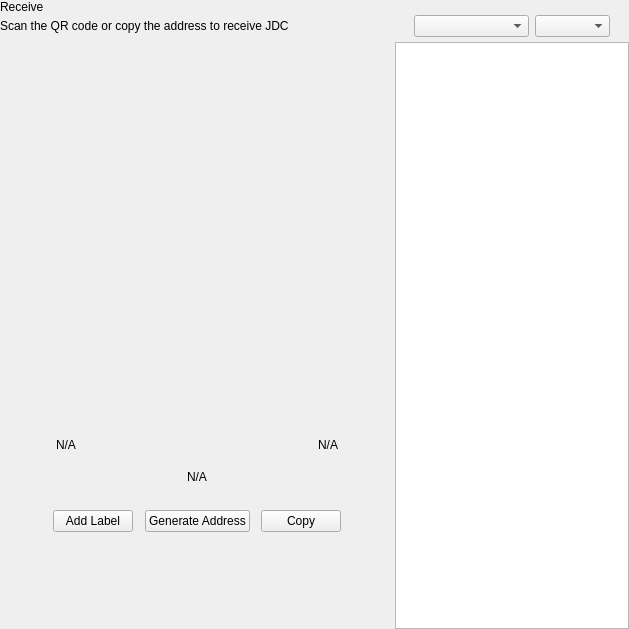
<?xml version="1.0" encoding="UTF-8"?>
<ui version="4.0">
 <class>ReceiveWidget</class>
 <widget class="QWidget" name="ReceiveWidget">
  <property name="geometry">
   <rect>
    <x>0</x>
    <y>0</y>
    <width>629</width>
    <height>629</height>
   </rect>
  </property>
  <property name="minimumSize">
   <size>
    <width>0</width>
    <height>0</height>
   </size>
  </property>
  <property name="windowTitle">
   <string>Form</string>
  </property>
  <layout class="QHBoxLayout" name="horizontalLayout_2" stretch="2,1">
   <property name="spacing">
    <number>0</number>
   </property>
   <property name="leftMargin">
    <number>0</number>
   </property>
   <property name="topMargin">
    <number>0</number>
   </property>
   <property name="rightMargin">
    <number>0</number>
   </property>
   <property name="bottomMargin">
    <number>0</number>
   </property>
   <item>
    <widget class="QWidget" name="left" native="true">
     <layout class="QVBoxLayout" name="verticalLayout_3">
      <property name="leftMargin">
       <number>0</number>
      </property>
      <property name="topMargin">
       <number>0</number>
      </property>
      <property name="rightMargin">
       <number>0</number>
      </property>
      <property name="bottomMargin">
       <number>0</number>
      </property>
      <item>
       <layout class="QVBoxLayout" name="verticalLayout_2">
        <property name="spacing">
         <number>0</number>
        </property>
        <property name="leftMargin">
         <number>0</number>
        </property>
        <item>
         <layout class="QHBoxLayout" name="horizontalLayout_3">
          <property name="spacing">
           <number>0</number>
          </property>
          <item>
           <layout class="QVBoxLayout" name="verticalLayout_4">
            <property name="spacing">
             <number>5</number>
            </property>
            <item>
             <widget class="QLabel" name="labelTitle">
              <property name="text">
               <string>Receive</string>
              </property>
             </widget>
            </item>
            <item alignment="Qt::AlignTop">
             <widget class="QLabel" name="labelSubtitle1">
              <property name="text">
               <string>Scan the QR code or copy the address to receive JDC</string>
              </property>
             </widget>
            </item>
           </layout>
          </item>
          <item>
           <spacer name="horizontalSpacer">
            <property name="orientation">
             <enum>Qt::Horizontal</enum>
            </property>
            <property name="sizeHint" stdset="0">
             <size>
              <width>40</width>
              <height>20</height>
             </size>
            </property>
           </spacer>
          </item>
         </layout>
        </item>
        <item>
         <spacer name="verticalSpacer_2">
          <property name="orientation">
           <enum>Qt::Vertical</enum>
          </property>
          <property name="sizeType">
           <enum>QSizePolicy::Expanding</enum>
          </property>
          <property name="sizeHint" stdset="0">
           <size>
            <width>20</width>
            <height>50</height>
           </size>
          </property>
         </spacer>
        </item>
        <item alignment="Qt::AlignHCenter">
         <widget class="QWidget" name="layoutQR" native="true">
          <property name="maximumSize">
           <size>
            <width>510</width>
            <height>16777215</height>
           </size>
          </property>
          <layout class="QVBoxLayout" name="verticalLayoutQr">
           <item>
            <spacer name="verticalSpacer11">
             <property name="orientation">
              <enum>Qt::Vertical</enum>
             </property>
             <property name="sizeType">
              <enum>QSizePolicy::Fixed</enum>
             </property>
             <property name="sizeHint" stdset="0">
              <size>
               <width>20</width>
               <height>20</height>
              </size>
             </property>
            </spacer>
           </item>
           <item alignment="Qt::AlignHCenter">
            <widget class="QLabel" name="labelQrImg">
             <property name="minimumSize">
              <size>
               <width>260</width>
               <height>260</height>
              </size>
             </property>
             <property name="maximumSize">
              <size>
               <width>260</width>
               <height>260</height>
              </size>
             </property>
             <property name="text">
              <string/>
             </property>
             <property name="alignment">
              <set>Qt::AlignCenter</set>
             </property>
            </widget>
           </item>
           <item>
            <spacer name="verticalSpacer_21">
             <property name="orientation">
              <enum>Qt::Vertical</enum>
             </property>
             <property name="sizeType">
              <enum>QSizePolicy::Fixed</enum>
             </property>
             <property name="sizeHint" stdset="0">
              <size>
               <width>20</width>
               <height>30</height>
              </size>
             </property>
            </spacer>
           </item>
           <item>
            <widget class="QWidget" name="widget" native="true">
             <property name="minimumSize">
              <size>
               <width>0</width>
               <height>0</height>
              </size>
             </property>
             <layout class="QHBoxLayout" name="horizontalLayout_5">
              <item>
               <widget class="QLabel" name="labelLabel">
                <property name="text">
                 <string notr="true">N/A</string>
                </property>
               </widget>
              </item>
              <item>
               <spacer name="horizontalSpacer_2">
                <property name="orientation">
                 <enum>Qt::Horizontal</enum>
                </property>
                <property name="sizeHint" stdset="0">
                 <size>
                  <width>141</width>
                  <height>20</height>
                 </size>
                </property>
               </spacer>
              </item>
              <item>
               <widget class="QLabel" name="labelDate">
                <property name="text">
                 <string notr="true">N/A</string>
                </property>
                <property name="alignment">
                 <set>Qt::AlignRight|Qt::AlignTrailing|Qt::AlignVCenter</set>
                </property>
               </widget>
              </item>
             </layout>
            </widget>
           </item>
           <item>
            <widget class="QLabel" name="labelAddress">
             <property name="sizePolicy">
              <sizepolicy hsizetype="Expanding" vsizetype="Preferred">
               <horstretch>0</horstretch>
               <verstretch>0</verstretch>
              </sizepolicy>
             </property>
             <property name="minimumSize">
              <size>
               <width>300</width>
               <height>0</height>
              </size>
             </property>
             <property name="text">
              <string notr="true">N/A</string>
             </property>
             <property name="alignment">
              <set>Qt::AlignCenter</set>
             </property>
            </widget>
           </item>
           <item>
            <spacer name="verticalSpacer_4">
             <property name="orientation">
              <enum>Qt::Vertical</enum>
             </property>
             <property name="sizeType">
              <enum>QSizePolicy::Fixed</enum>
             </property>
             <property name="sizeHint" stdset="0">
              <size>
               <width>20</width>
               <height>20</height>
              </size>
             </property>
            </spacer>
           </item>
           <item>
            <layout class="QHBoxLayout" name="horizontalLayout_4">
             <item alignment="Qt::AlignHCenter">
              <widget class="QPushButton" name="pushButtonLabel">
               <property name="focusPolicy">
                <enum>Qt::NoFocus</enum>
               </property>
               <property name="text">
                <string>Add Label</string>
               </property>
              </widget>
             </item>
             <item alignment="Qt::AlignHCenter">
              <widget class="QPushButton" name="pushButtonNewAddress">
               <property name="focusPolicy">
                <enum>Qt::NoFocus</enum>
               </property>
               <property name="text">
                <string>Generate Address</string>
               </property>
              </widget>
             </item>
             <item alignment="Qt::AlignHCenter">
              <widget class="QPushButton" name="pushButtonCopy">
               <property name="focusPolicy">
                <enum>Qt::NoFocus</enum>
               </property>
               <property name="text">
                <string>Copy</string>
               </property>
              </widget>
             </item>
            </layout>
           </item>
           <item>
            <spacer name="verticalSpacer_3">
             <property name="orientation">
              <enum>Qt::Vertical</enum>
             </property>
             <property name="sizeType">
              <enum>QSizePolicy::Expanding</enum>
             </property>
             <property name="sizeHint" stdset="0">
              <size>
               <width>20</width>
               <height>20</height>
              </size>
             </property>
            </spacer>
           </item>
          </layout>
         </widget>
        </item>
        <item>
         <spacer name="verticalSpacer">
          <property name="orientation">
           <enum>Qt::Vertical</enum>
          </property>
          <property name="sizeHint" stdset="0">
           <size>
            <width>20</width>
            <height>40</height>
           </size>
          </property>
         </spacer>
        </item>
       </layout>
      </item>
     </layout>
    </widget>
   </item>
   <item>
    <widget class="QWidget" name="right" native="true">
     <layout class="QVBoxLayout" name="verticalLayout_5">
      <property name="spacing">
       <number>0</number>
      </property>
      <property name="leftMargin">
       <number>1</number>
      </property>
      <property name="topMargin">
       <number>0</number>
      </property>
      <property name="rightMargin">
       <number>0</number>
      </property>
      <property name="bottomMargin">
       <number>0</number>
      </property>
      <item>
       <layout class="QVBoxLayout" name="container_right">
        <property name="spacing">
         <number>0</number>
        </property>
        <property name="leftMargin">
         <number>0</number>
        </property>
        <property name="rightMargin">
         <number>0</number>
        </property>
        <item>
         <layout class="QVBoxLayout" name="verticalLayout">
          <property name="spacing">
           <number>6</number>
          </property>
          <property name="leftMargin">
           <number>19</number>
          </property>
          <property name="rightMargin">
           <number>19</number>
          </property>
          <item>
           <widget class="OptionButton" name="btnRequest" native="true"/>
          </item>
          <item>
           <widget class="OptionButton" name="btnMyAddresses" native="true">
            <property name="sizePolicy">
             <sizepolicy hsizetype="Preferred" vsizetype="Minimum">
              <horstretch>0</horstretch>
              <verstretch>0</verstretch>
             </sizepolicy>
            </property>
           </widget>
          </item>
         </layout>
        </item>
        <item>
         <widget class="QWidget" name="sortWidget" native="true">
          <layout class="QHBoxLayout" name="horizontalLayout_6">
           <property name="leftMargin">
            <number>19</number>
           </property>
           <property name="rightMargin">
            <number>19</number>
           </property>
           <property name="bottomMargin">
            <number>5</number>
           </property>
           <item>
            <spacer name="horizontalSpacer_3">
             <property name="orientation">
              <enum>Qt::Horizontal</enum>
             </property>
             <property name="sizeHint" stdset="0">
              <size>
               <width>40</width>
               <height>20</height>
              </size>
             </property>
            </spacer>
           </item>
           <item>
            <widget class="QComboBox" name="comboBoxSort">
             <property name="sizePolicy">
              <sizepolicy hsizetype="Preferred" vsizetype="Fixed">
               <horstretch>0</horstretch>
               <verstretch>0</verstretch>
              </sizepolicy>
             </property>
             <property name="minimumSize">
              <size>
               <width>115</width>
               <height>0</height>
              </size>
             </property>
            </widget>
           </item>
           <item>
            <widget class="QComboBox" name="comboBoxSortOrder">
             <property name="sizePolicy">
              <sizepolicy hsizetype="Preferred" vsizetype="Fixed">
               <horstretch>0</horstretch>
               <verstretch>0</verstretch>
              </sizepolicy>
             </property>
             <property name="minimumSize">
              <size>
               <width>75</width>
               <height>0</height>
              </size>
             </property>
            </widget>
           </item>
          </layout>
         </widget>
        </item>
        <item>
         <widget class="QListView" name="listViewAddress"/>
        </item>
       </layout>
      </item>
     </layout>
    </widget>
   </item>
  </layout>
 </widget>
 <customwidgets>
  <customwidget>
   <class>OptionButton</class>
   <extends>QWidget</extends>
   <header>qt/jdcoin/optionbutton.h</header>
   <container>1</container>
  </customwidget>
 </customwidgets>
 <resources/>
 <connections/>
</ui>
